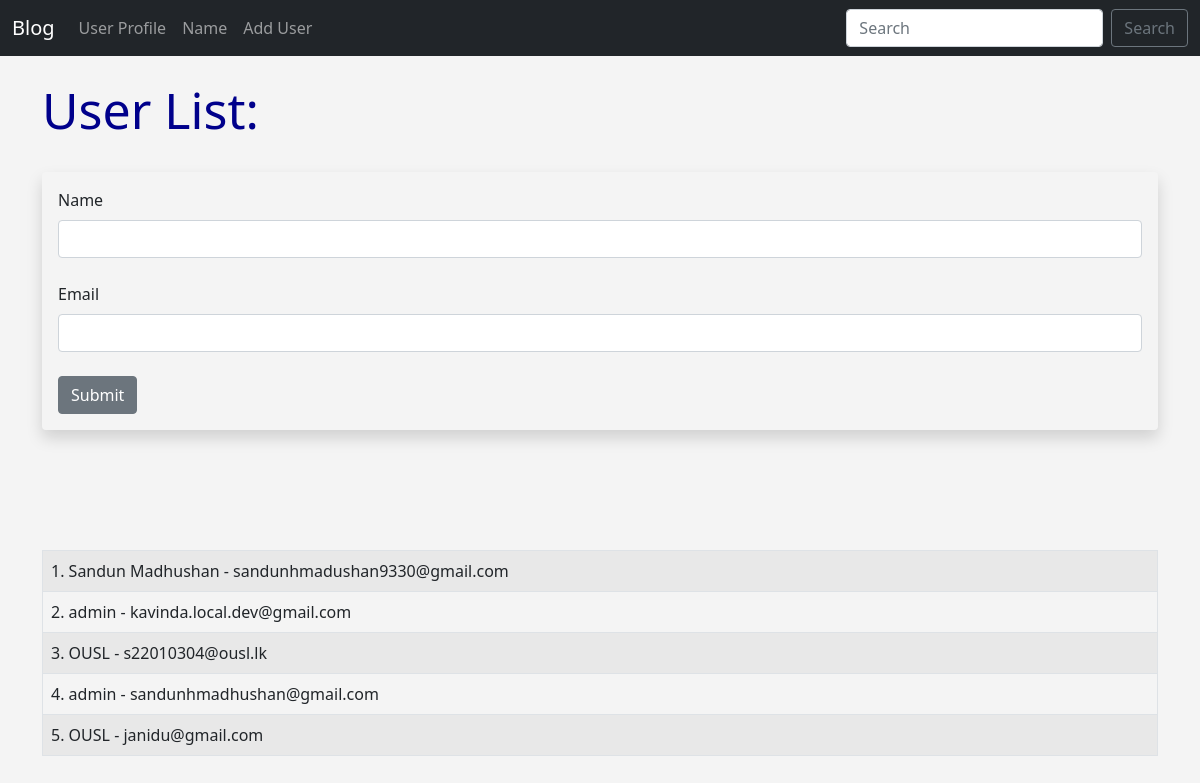
Screenshot of /user/add with the database file from the repository.
### app.py (models this page shows, shortened)
class Users(db.Model):
    id = db.Column(db.Integer, primary_key=True)
    name = db.Column(db.String(20), nullable=False)
    email = db.Column(db.String(50), unique=True, nullable=False)
    date_created = db.Column(db.DateTime, default=datetime.now)

### app.py (the view, shortened to what this page needs)
@app.route('/user/add', methods=['GET', 'POST'])
def add_user():
    name = None
    form = UserForm()
    our_users = Users.query.order_by(Users.date_created)
    return render_template('add_user.html', form=form, name=name, our_users=our_users)

### app.py
class UserForm(FlaskForm):
    name = StringField('Name', validators=[DataRequired()])
    email = StringField('Email', validators=[DataRequired()])
    submit = SubmitField('Submit')

### templates/add_user.html (shortened to what this page needs)
{% extends "base.html" %}
{% block content %}
    {% if name %}
        <h1>Hello {{ name }}! You have added!!</h1>
        <br/> <br/>
        <table class="table table-striped table-hover table-bordered">
            {% for our_user in our_users %}
                <tr>
                    <td>
                        {{ our_user.id }}.
                        {{ our_user.name }} -
                        {{ our_user.email }} <br/>
                    </td>
                </tr>
            {% endfor %}
        </table>
    {% else %}
        <h1>User List:</h1>
        <br/>
        <div class="shadow p-3 mb-5 bg-body-tertiary rounded">
            <form method="post">
                {{ form.name.label(class="form-label") }}
                {{ form.name(class="form-control") }}
                <br/>
                {{ form.email.label(class="form-label") }}
                {{ form.email(class="form-control") }}
                <br/>
                {{ form.submit(class="btn btn-secondary") }}
            </form>
        </div>
        <br/> <br/> <br/>
        <table class="table table-striped table-hover table-bordered">
            {% for our_user in our_users %}
                <tr>
                    <td>
                        {{ our_user.id }}.
                        {{ our_user.name }} -
                        {{ our_user.email }} <br/>
                    </td>
                </tr>
            {% endfor %}
        </table>
    {% endif %}
{% endblock %}

### templates/base.html (shortened to what this page needs)
<!DOCTYPE html>
<html lang="en">
  <head>
    <link
      href="https://cdn.jsdelivr.net/npm/bootstrap@5.0.2/dist/css/bootstrap.min.css"
      rel="stylesheet"
    />
      <link rel="stylesheet" href="{{ url_for('static', filename='css/styles.css') }}">
  </head>
  <body>
    {% include 'navbar.html' %}
    <br />
    <div class="container">{% block content %} {% endblock %}</div>
  </body>
</html>

### templates/navbar.html (shortened to what this page needs)
<nav class="navbar navbar-expand-lg bg-body-tertiary navbar-dark bg-dark">
  <div class="container-fluid">
    <a class="navbar-brand" href="{{ url_for('index') }}">Blog</a>
    <div class="collapse navbar-collapse" id="navbarSupportedContent">
      <ul class="navbar-nav me-auto mb-2 mb-lg-0">
        <li class="nav-item">
          <a class="nav-link" href="{{ url_for('user',name='john') }}">User Profile</a>
        </li>
        <li class="nav-item">
          <a class="nav-link" href="{{ url_for('name') }}">Name</a>
        </li>
        <li class="nav-item">
          <a class="nav-link" href="{{ url_for('add_user') }}">Add User</a>
        </li>
      </ul>
      <form class="d-flex" role="search">
        <input
          class="form-control me-2"
          type="search"
          placeholder="Search"
          aria-label="Search"
        />
        <button class="btn btn-outline-secondary" type="submit">Search</button>
      </form>
    </div>
  </div>
</nav>

### static/css/styles.css (style rules this page uses)
h1 { color: darkblue; font-size: 50px; }
body { background: #f4f4f4; }

### rows the page displays
Users: id "1", name "Sandun Madhushan", email "sandunhmadushan9330@gmail.com"
Users: id "2", name "admin", email "kavinda.local.dev@gmail.com"
Users: id "3", name "OUSL", email "s22010304@ousl.lk"
Users: id "4", name "admin", email "sandunhmadhushan@gmail.com"
Users: id "5", name "OUSL", email "janidu@gmail.com"
